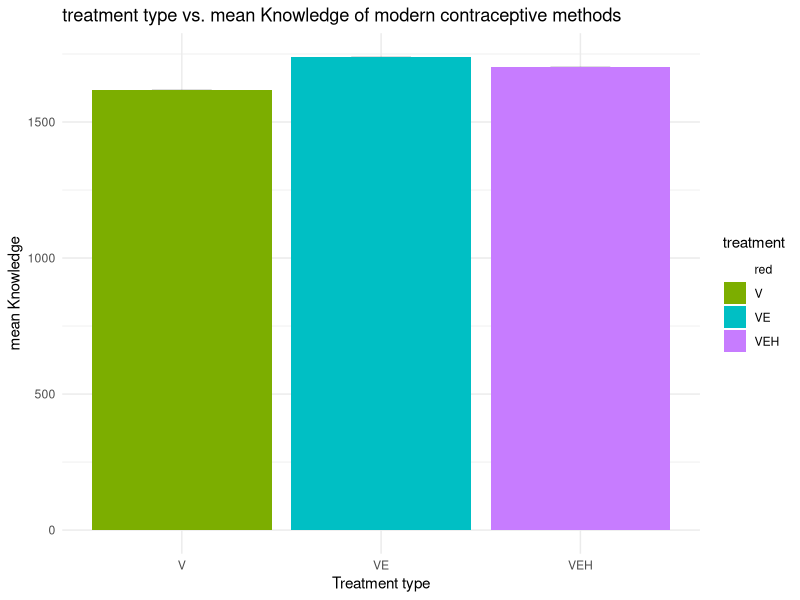
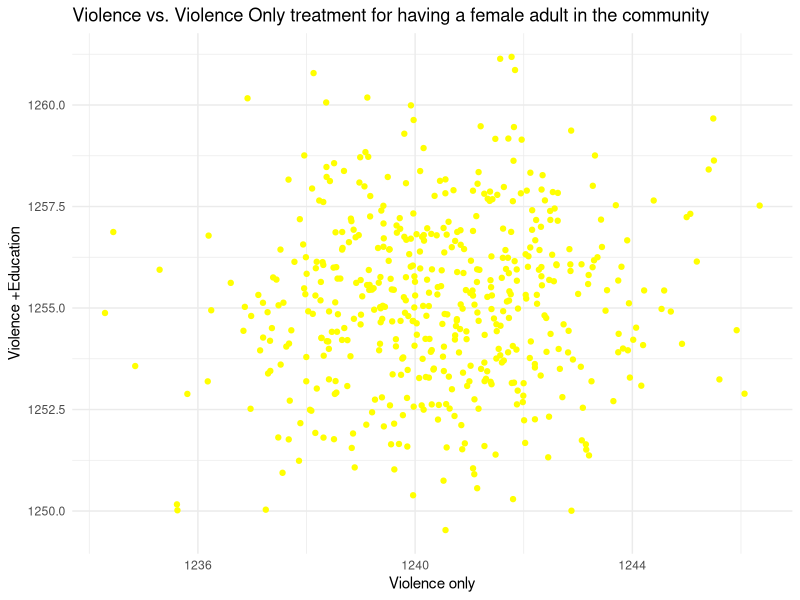
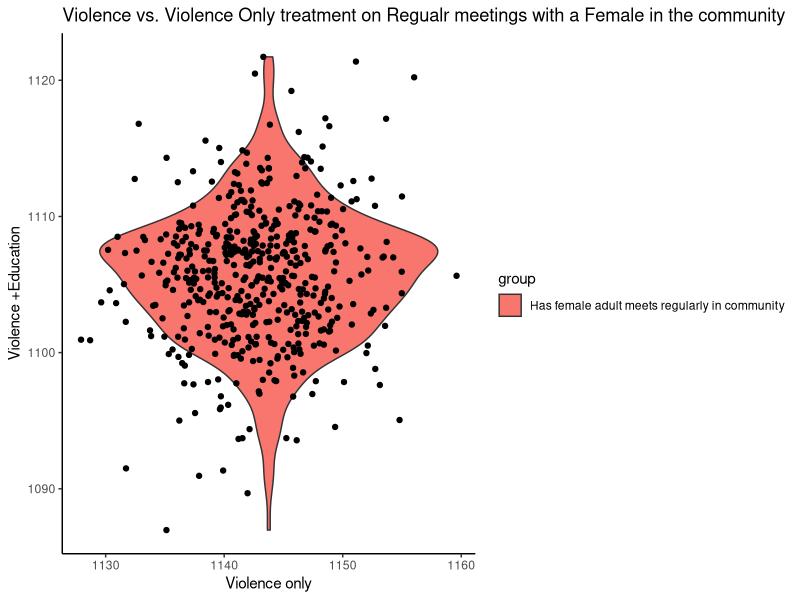

Here is the R script that generated these plots, in order:
## ---- chunk 1
knitr::opts_chunk$set(echo = TRUE)
## ---- chunk 2
library(tidyverse)
# tidyverse loads these that we'll use today:
library(readr)
library(dplyr)
library(ggplot2)
library(tidyr)
## ---- chunk 3
#Data 1
set.seed(24)
healthy<-tibble(
  group=rep(c("Knowledge of modern contraceptive method without  probing","Has female adult in community","Has female adult meets regularly in community"),each=500),
  intervention<-data.frame( 
   #Setting the seed to 14  
    V=c(rnorm(n=500,mean=1618.762,sd=3),
        rnorm(n=500,mean=1240.566,sd=2),
        rnorm(n=500,mean=1142.90,sd=5)
        ),
    VE=c(rnorm(n=500,mean=1739.206,sd=3),
         rnorm(n=500,mean=1255.122,sd=2),
         rnorm(n=500,mean=1105.496,sd=5)
         ),
    VEH=c(rnorm(n=500,mean=1703.96,sd=3),
          rnorm(n=500,mean=1346.544,sd=2),
          rnorm(n=500,mean=1178.226,sd=5)
          )
  )
)
   
healthy
## ---- chunk 4
##Filter the data to just have Knowledge of modern contrace[tive only
healthyKnow<-healthy%>%filter(group=="Knowledge of modern contraceptive method without  probing")
healthyFem<-healthy%>%filter(group=="Has female adult in community")
healthyFemMeet<-healthy%>%filter(group=="Has female adult meets regularly in community")
## ---- chunk 5
healthyKnow
## ---- chunk 6
##T-Test comparing Violence only group and violence and education group in Knowledge of Modern Contraceptives 
t.test(healthyKnow$V,healthyKnow$VE )
## ---- chunk 7
##T-Test comparing Violence only group and violence and education group in Has female adult in community
t.test(healthyFem$V,healthyFem$VE )
qt(c(0.025,0.975),df=998)
## ---- chunk 8
t.test(healthyFemMeet$V,healthyFemMeet$VE)
## ---- chunk 9
healthyFemMeet<-healthy%>%filter(group=="Has female adult meets regularly in community")
r <- cor(healthyFemMeet$V, healthyFemMeet$VE, 
    use="complete.obs")
r
## ---- chunk 10
healthyFemMeet<-healthy%>%filter(group=="Has female adult meets regularly in community")
chisq.test(table(healthyFemMeet$V, healthyFemMeet$VE))
## ---- chunk 11

healthyKnow2 <- healthy%>%filter(group=="Knowledge of modern contraceptive method without  probing") %>% 
  pivot_longer(cols=c(V,VE,VEH),names_to="treatment",
  values_to="intervention")%>%group_by(treatment)%>%
  summarize(meanscore = mean(intervention), 
            sdscore   = sd(intervention), 
            sem       = sdscore/sqrt(n()))
healthyKnow2

ggplot(healthyKnow2,aes(x=treatment,y=meanscore, fill=treatment))+
  geom_col()+
  theme_minimal()+
  geom_errorbar(aes(ymin=meanscore-sem,ymax=meanscore+sem,fill="red"),
                width=0.3,size=0.02,position = position_dodge(width = .3))+
  labs(x="Treatment type",y="mean Knowledge", title="treatment type vs. mean Knowledge of modern contraceptive methods")
                  
## ---- chunk 12

healthyFem3 <- healthy%>%filter(group=="Has female adult in community")
#%>%pivot_longer(cols = c(VE,V,VEH),names_to = "treatment", values_to = "intervention")%>% group_by(treatment)
healthyFem3
ggplot(healthyFem3, 
       aes(x = V, y = VE)) +
  geom_point(color="yellow") +
  geom_abline() +
  theme_minimal()+
  labs(x="Violence only",y="Violence +Education", title="Violence vs. Violence Only treatment for having a female adult in the community")
 
## ---- chunk 13
healthyFemMeet<-healthy%>%filter(group=="Has female adult meets regularly in community")
ggplot(healthyFemMeet, aes(x=V,y=VE))+
  geom_violin(aes(fill=group))+
  geom_jitter()+
  theme_classic()+
  labs(x="Violence only",y="Violence +Education", title="Violence vs. Violence Only treatment on Regualr meetings with a Female in the community")
